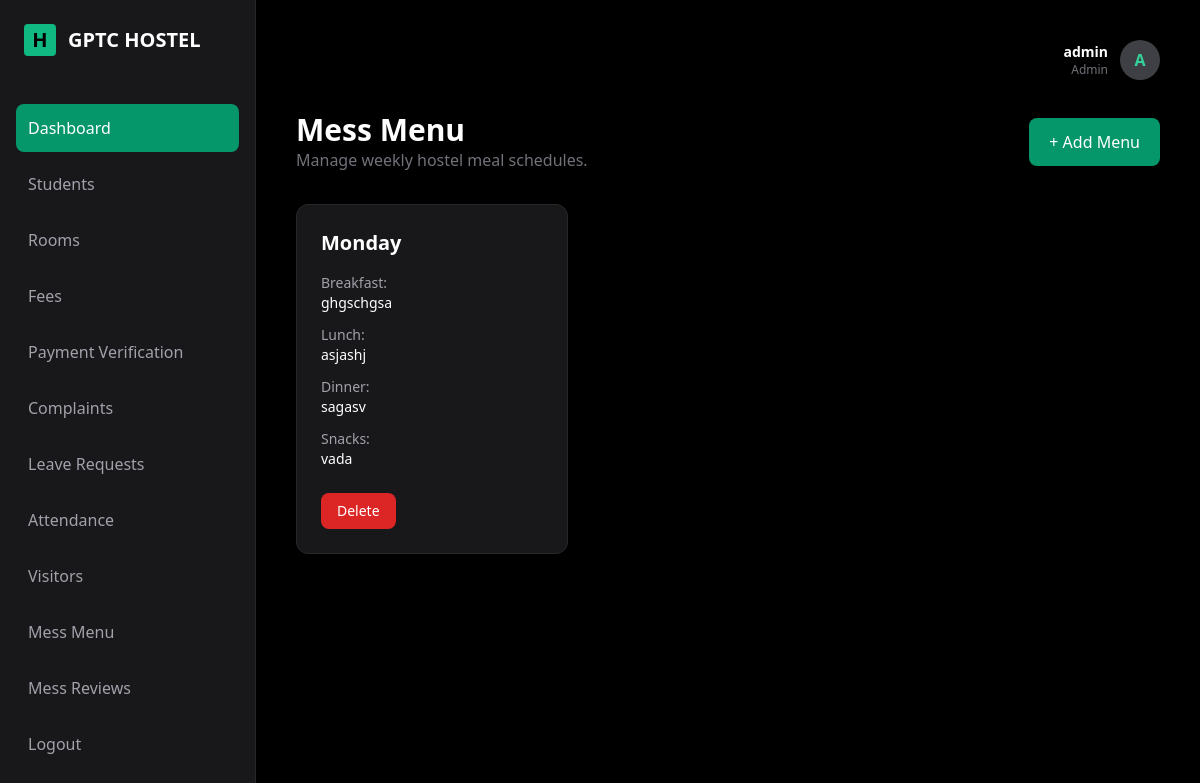
The page /admin/mess_menu.php (signed in) on the database its author committed.
### tables this page shows
CREATE TABLE `mess_menu` (
  `menu_id` int(11) NOT NULL,
  `day_of_week` varchar(20) DEFAULT NULL,
  `breakfast` text DEFAULT NULL,
  `lunch` text DEFAULT NULL,
  `dinner` text DEFAULT NULL,
  `snacks` text DEFAULT NULL,
  `created_at` timestamp NOT NULL DEFAULT current_timestamp()
);

### admin/mess_menu.php (the view, shortened to what this page needs)
<?php
$menus = mysqli_query($conn,"SELECT * FROM mess_menu");
?>
<!DOCTYPE html>
<html>
<head>
<script src="https://cdn.tailwindcss.com"></script>
</head>
<body class="bg-black text-zinc-200">
<div class="flex">
<?php include("layout/sidebar.php"); ?>
<div class="flex-1 p-10">
<?php include("layout/header.php"); ?>
<div class="flex justify-between items-center mb-8">
<div>
<h1 class="text-3xl font-bold text-white">
Mess Menu
</h1>
<p class="text-zinc-500">
Manage weekly hostel meal schedules.
</p>
</div>
<a href="add_menu.php"
class="bg-emerald-600 hover:bg-emerald-500 px-5 py-3 rounded-lg text-white">
+ Add Menu
</a>
</div>
<div class="grid grid-cols-3 gap-6">
<?php if(mysqli_num_rows($menus)>0){ ?>
<?php while($row=mysqli_fetch_assoc($menus)){ ?>
<div class="bg-zinc-900 border border-zinc-800 rounded-xl p-6">
<h2 class="text-xl font-semibold text-white mb-4">
<?php echo $row['day_of_week']; ?>
</h2>
<div class="space-y-3 text-sm">
<div>
<span class="text-zinc-400">Breakfast:</span>
<div class="text-white">
<?php echo $row['breakfast']; ?>
</div>
</div>
<div>
<span class="text-zinc-400">Lunch:</span>
<div class="text-white">
<?php echo $row['lunch']; ?>
</div>
</div>
<div>
<span class="text-zinc-400">Dinner:</span>
<div class="text-white">
<?php echo $row['dinner']; ?>
</div>
</div>
<div>
<span class="text-zinc-400">Snacks:</span>
<div class="text-white">
<?php echo $row['snacks']; ?>
</div>
</div>
</div>
<div class="mt-6 flex gap-3">
<a href="delete_menu.php?id=<?php echo $row['menu_id']; ?>"
class="bg-red-600 hover:bg-red-500 px-4 py-2 rounded-lg text-sm text-white">
Delete
</a>
</div>
</div>
<?php } ?>
<?php } ?>
</div>
</div>
</div>
</body>
</html>

### rows shown on the page
mess_menu: day_of_week "Monday", breakfast "ghgschgsa", lunch "asjashj", dinner "sagasv", snacks "vada"

### other values the page prints
$_SESSION['username'] "admin"
